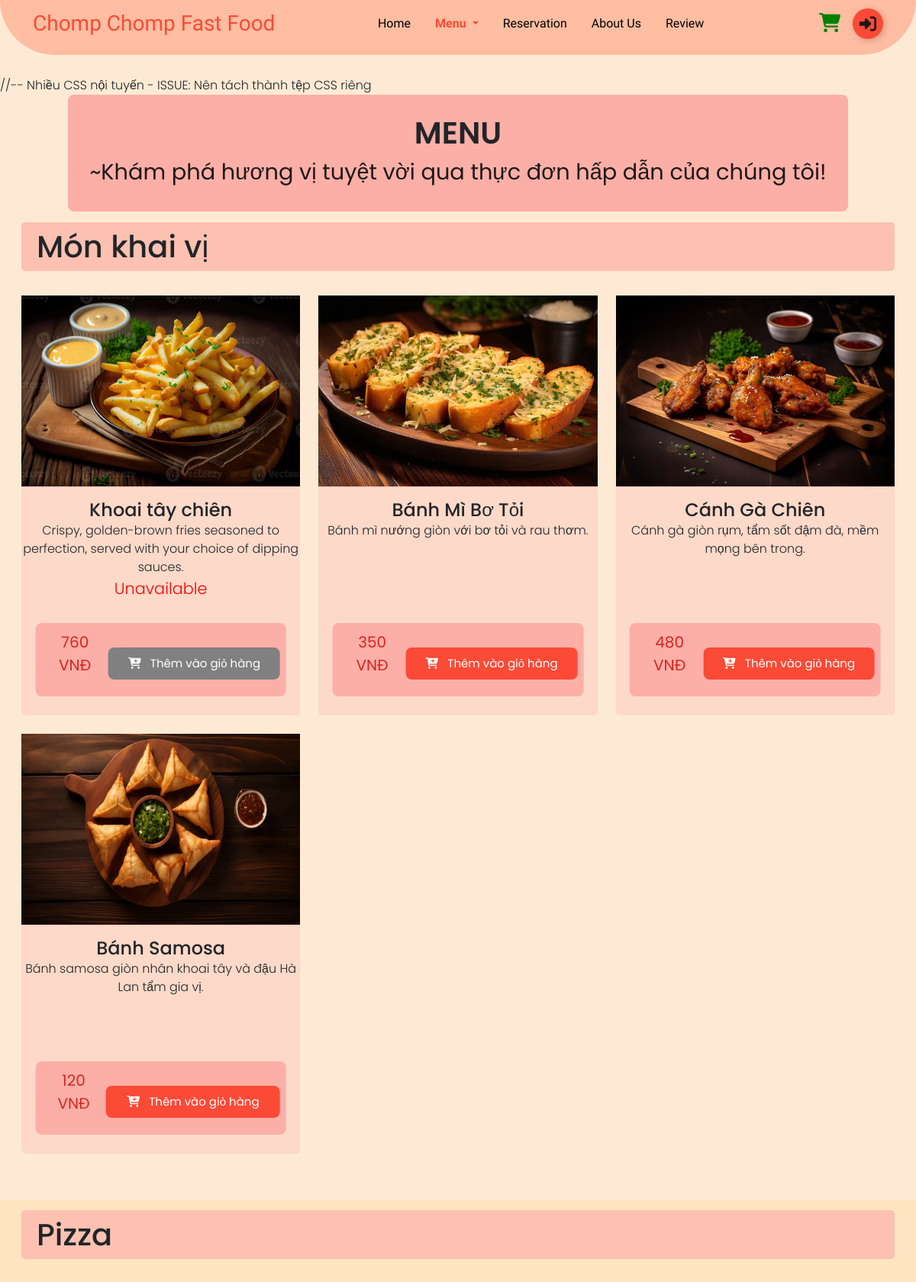
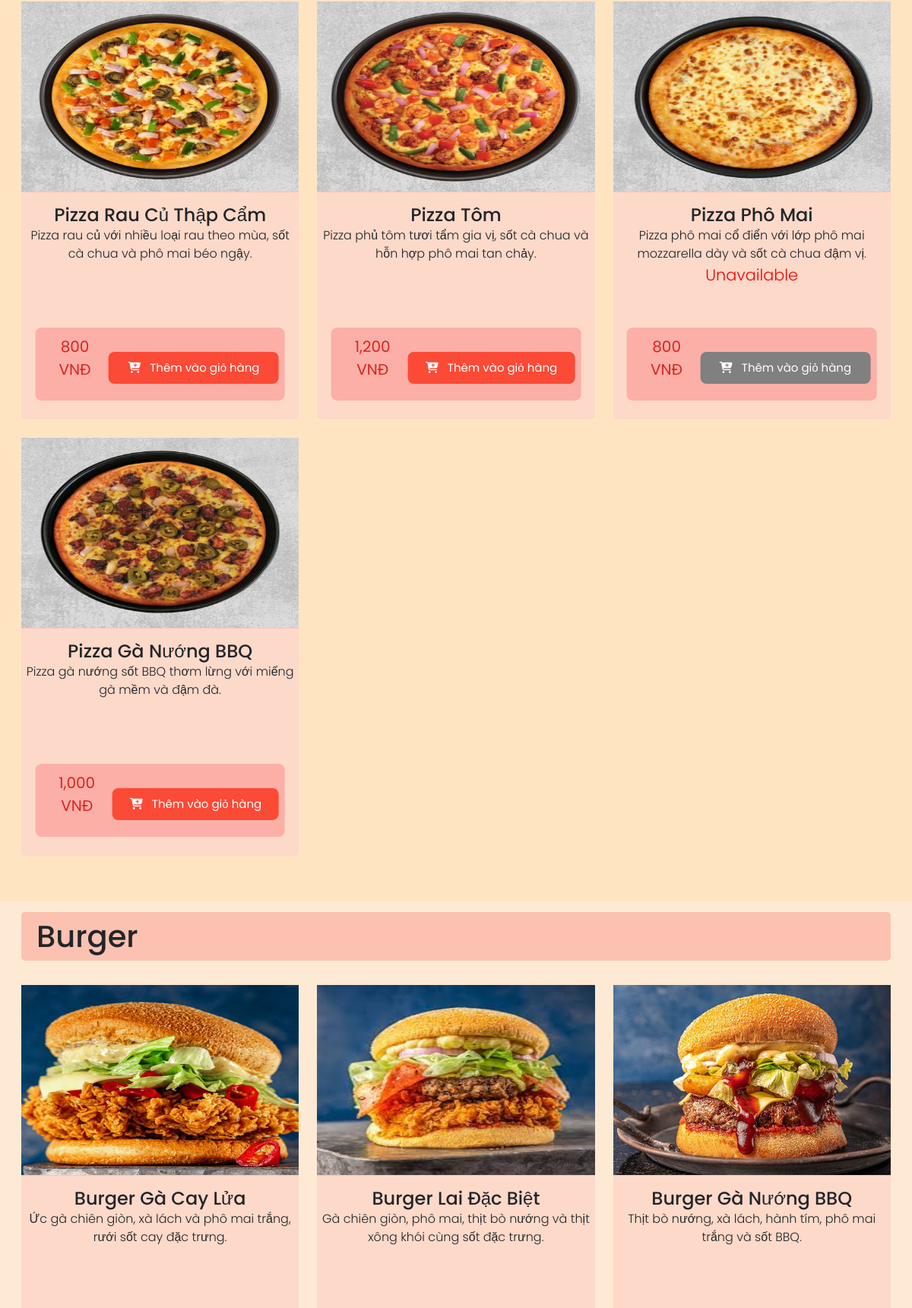
Page /menu.php (upper part) on the committed database (2 pictures, top to bottom).
### tables this page shows
CREATE TABLE `menuitem` (
  `itemId` int(11) NOT NULL,
  `itemName` varchar(255) NOT NULL,
  `catName` varchar(255) NOT NULL,
  `price` varchar(255) NOT NULL,
  `status` enum('Available','Unavailable','','') NOT NULL DEFAULT 'Available',
  `description` varchar(255) NOT NULL,
  `image` varchar(255) NOT NULL,
  `dateCreated` timestamp NOT NULL DEFAULT current_timestamp(),
  `updatedDate` datetime NOT NULL,
  `is_popular` tinyint(1) DEFAULT 0
);

### menu.php (the view, shortened to what this page needs)
<?php
include 'db_connection.php';
$categoryQuery = 'SELECT DISTINCT catName FROM menuitem';
$categoryResult = $conn->query($categoryQuery);
$categories = [];
while ($row = $categoryResult->fetch_assoc()) {
    $categories[] = $row['catName'];
}
?>
<!DOCTYPE html>
<html lang="en">
<head>
    <link rel='stylesheet' href='https://cdnjs.cloudflare.com/ajax/libs/twitter-bootstrap/4.5.2/css/bootstrap.min.css' />
    <link rel='stylesheet' href='https://cdnjs.cloudflare.com/ajax/libs/font-awesome/5.9.0/css/all.min.css' />
    <link rel="stylesheet" href="https://cdnjs.cloudflare.com/ajax/libs/font-awesome/6.2.0/css/all.min.css" />
    <link rel="stylesheet" href="index.css">
    <link rel="stylesheet" href="menu.css" />
</head>
<body>
<?php
if (isset($_SESSION['userloggedin']) && $_SESSION['userloggedin']) {
    include 'nav-logged.php';
} else {
    include 'navbar.php';
}
?>
<div class="heading">
    <div class="row heading-title">MENU</div>
    <div class="row heading-description">~Khám phá hương vị tuyệt vời qua thực đơn hấp dẫn của chúng tôi!</div>
</div>
<?php foreach ($categories as $category): ?>
    <section id="<?= strtolower($category) ?>">
        <div class="container-fluid">
            <h1 class="mt-1"> <?= $category ?> </h1>
            <div class="row">
                <?php
                $stmt = $conn->prepare('SELECT * FROM menuitem WHERE catName = ?');
                $stmt->bind_param('s', $category);
                $stmt->execute();
                $result = $stmt->get_result();
                while ($row = $result->fetch_assoc()) :
                    $buttonClass = $row['status'] == 'Unavailable' ? 'disabled-button' : '';
                ?>
                    <div class="col-md-6 col-lg-3 col-sm-12 menu-item col-xs-12">
                        <div class="mt-4" style="background-color: #fdd9c9; border-radius: 5px;">
                            <img src="uploads/<?= $row['image'] ?>" alt="image" class="card-img-top" height="250">
                            <div class="card-body">
                                <h4 class="card-title text-center mt-3"><?= $row['itemName'] ?></h4>
                                <p class="card-title text-center description"><?= $row['description'] ?></p>
                                <?php if ($row['status'] == 'Unavailable') : ?>
                                    <p class="card-status" style="color: red; text-align: center; font-size: 1.3em;">
                                        <?= $row['status']; ?>
                                    </p>
                                <?php endif; ?>
                                <div style="text-align: center;">
                                    <form action="" class="form-submit">
                                        <div class="button-container mt-2">
                                            <p class="card-text text-center "><?= number_format($row['price']) ?> VNĐ</p>
                                            <button class="addItemBtn <?= $buttonClass ?>" type="button">
                                                <i class="fas fa-cart-plus"></i> &nbsp;&nbsp;Thêm vào giỏ hàng
                                            </button>
                                        </div>
                                    </form>
                                </div>
                            </div>
                        </div>
                    </div>
                <?php endwhile; ?>
            </div>
        </div>
    </section>
<?php endforeach; ?>
</body>
</html>

### navbar.php (shortened to what this page needs)
<!DOCTYPE html>
<html lang="en">
//-- Nhiều CSS nội tuyến - ISSUE: Nên tách thành tệp CSS riêng
<head>
  <link href="https://cdn.jsdelivr.net/npm/bootstrap@5.3.3/dist/css/bootstrap.min.css" rel="stylesheet" />
  <link rel="stylesheet" href="https://cdnjs.cloudflare.com/ajax/libs/font-awesome/6.2.0/css/all.min.css" />
</head>
<body>
  <?php
  $current_page = basename($_SERVER['PHP_SELF']);
  ?>
  <div>
    <nav class="navbar navbar-expand-md fixed-top">
      <div class="container-fluid nav-container">
        <a class="navbar-brand me-auto logo" href="index.php">Chomp Chomp Fast Food</a>
        <div class="offcanvas offcanvas-end" tabindex="-1" id="offcanvasNavbar" aria-labelledby="offcanvasNavbarLabel">
          <div class="offcanvas-body text-center">
            <ul class="navbar-nav justify-content-center flex-grow-1 pe-3">
              <li class="nav-item">
                <a class="nav-link mx-lg-2 <?php echo $current_page == 'index.php' ? 'active' : ''; ?>" aria-current="page" href="index.php">Home</a>
              </li>
              <li class="nav-item dropdown">
                <a class="nav-link dropdown-toggle mx-lg-2 <?php echo $current_page == 'menu.php' ? 'active' : ''; ?>" href="menu.php" role="button" aria-haspopup="true" aria-expanded="false">
                  Menu
                </a>
              </li>
              <li class="nav-item">
                <a class="nav-link mx-lg-2 <?php echo $current_page == 'index.php#Reservation' ? 'active' : ''; ?>" href="index.php#Reservation">Reservation</a>
              </li>
              <li class="nav-item">
                <a class="nav-link mx-lg-2 <?php echo $current_page == 'index.php#About-Us' ? 'active' : ''; ?>" href="index.php#About-Us">About Us</a>
              </li>
              <li class="nav-item">
                <a class="nav-link mx-lg-2 <?php echo $current_page == '#review' ? 'active' : ''; ?>" href="#review">Review</a>
              </li>
            </ul>
          </div>
        </div>
        <a class="nav-link cart <?php echo $current_page == 'cart.php' ? 'active' : ''; ?>" href="cart.php"><i class="fas fa-shopping-cart"></i> <span id="cart-item" class="badge badge-danger"></span></a>
        <a href="login.php">
          <button class="Btn ms-3">
            <div class="sign">
            </div>
          </button>
        </a>
      </div>
    </nav>
  </div>
</body>
</html>

### index.css (style rules this page uses)
* { margin: 0; padding: 0; }
body { padding-top: 95px; background: #feead4; }
form button { width: 100%; padding: 10px; background-color: #fb4a36; border: none; color: #fff; border-radius: 4px; cursor: pointer; margin-top: 10px; }

### menu.css (style rules this page uses)
* { margin: 0; padding: 0; box-sizing: border-box; }
body { margin: 0; padding: 0; padding-top: 100px; background-color: #feead4; font-family: "poppins", sans-serif; overflow-x: hidden; }
a { color: white; text-decoration: none; }
.card-title, .card-text { text-align: center; }
section { padding: 10px 16px 60px 16px; }
section:nth-child(odd) { background-color: #ffe4c2; }
section:nth-child(even) { background-color: #feead4; }
.button-container p { font-size: 20px; margin-left: 15px; font-weight: 400; color: #d92420; }
.addItemBtn { background-color: #fb4a36; border: none; color: white; text-align: center; padding: 10px 15px; font-size: 15px; border-radius: 8px; cursor: pointer; }
.disabled-button { background-color: gray; color: white; cursor: not-allowed; }
.disabled-button i { color: white; }
.card-body { position: relative; height: 300px; padding-bottom: 20px; border-top: #fcc1ba 1px solid; }
.card-status { color: red; text-align: center; font-size: 1.3em; }
.button-container { position: absolute; display: flex; justify-content: space-between; align-items: center; flex-direction: row; background-color: #fcafa7; padding: 10px 8px; border-radius: 8px; gap: 15px; bottom: 25px; transform: translateX(-50%); width: 90%; left: 50%; }
.heading { display: flex; flex-direction: column; align-items: center; text-align: center; background-color: #fcafa7; padding: 20px 40px 30px 40px; border-radius: 8px; margin: 0 auto; max-width: fit-content; }
.heading-title { font-size: 2.5em; font-weight: 600; }
.heading-description { font-size: 1.8em; font-weight: 400; color: #1d1818; }
section h1 { background-color: #fcc1b1; border-radius: 5px; border: none; padding: 8px 0 8px 20px; text-align: left; }
@media screen and (min-width: 990px) and (max-width: 1400px) { .menu-item { flex: 0 0 33.33% !important; max-width: 33.33% !important; } }

### menu.php (style rules this page uses)
.disabled-button { background-color: gray; color: white; cursor: not-allowed; pointer-events: none; }
.disabled-button i { color: white; }
section:nth-child(odd) { background-color: #ffe4c2; }
section:nth-child(even) { background-color: #feead4; }

### navbar.php (style rules this page uses)
* { margin: 0; padding: 0; }
body { background-color: #feead4; font-family: "Poppins", sans-serif; font-weight: 300; font-style: normal; }
a { color: white; text-decoration: none; }
.navbar-brand, .offcanvas-header { color: #fb4a36; font-family: "Chewy", system-ui; font-optical-sizing: auto; font-weight: 500; font-style: normal; font-size: 28px; }
.nav-container { margin-right: 30px; margin-left: 30px; padding-bottom: 15px; padding-right: 13px; padding-left: 13px; }
.Btn { display: flex; align-items: center; justify-content: flex-start; width: 40px; height: 40px; border: none; border-radius: 50%; cursor: pointer; position: relative; overflow: hidden; transition-duration: 0.3s; box-shadow: 2px 2px 10px rgba(0, 0, 0, 0.199); background-color: #fb4a36; }
.sign { width: 100%; transition-duration: 0.3s; display: flex; align-items: center; justify-content: center; }
.sign svg { width: 22px; }
.nav-link { color: black; font-weight: 500; transition: 0.3s color ease; font-family: "Lexend", sans-serif; font-optical-sizing: auto; font-weight: 480; font-style: light; }
.nav-link:hover, .nav-link.active { color: #fb4a36; }
.navbar-nav .nav-link.active, .navbar-nav .nav-link:hover, .navbar-nav .nav-link:focus { color: #fb4a36; }
.navbar { border-bottom-left-radius: 80px; border-bottom-right-radius: 80px; padding: 5px 0px 0px 0px; background-color: #ffbda1; }
.cart { color: green; font-size: 25px; cursor: pointer; }
.offcanvas-body { background: #ffbda1; }
.navbar .active { color: #fb4a36; font-weight: 700; }

### rows in the picture
menuitem: image (picture), itemName "Khoai tây chiên", description "Crispy, golden-brown fries seasoned to perfection, served with your choice of dipping sauces.", status "Unavailable", price "760"
menuitem: image (picture), itemName "Bánh Mì Bơ Tỏi", description "Bánh mì nướng giòn với bơ tỏi và rau thơm.", price "350"
menuitem: image (picture), itemName "Cánh Gà Chiên", description "Cánh gà giòn rụm, tẩm sốt đậm đà, mềm mọng bên trong.", price "480"
menuitem: image (picture), itemName "Bánh Samosa", description "Bánh samosa giòn nhân khoai tây và đậu Hà Lan tẩm gia vị.", price "120"
menuitem: image (picture), itemName "Pizza Rau Củ Thập Cẩm", description "Pizza rau củ với nhiều loại rau theo mùa, sốt cà chua và phô mai béo ngậy.", price "800"
menuitem: image (picture), itemName "Pizza Tôm", description "Pizza phủ tôm tươi tẩm gia vị, sốt cà chua và hỗn hợp phô mai tan chảy.", price "1,200"
menuitem: image (picture), itemName "Pizza Phô Mai", description "Pizza phô mai cổ điển với lớp phô mai mozzarella dày và sốt cà chua đậm vị.", status "Unavailable", price "800"
menuitem: image (picture), itemName "Pizza Gà Nướng BBQ", description "Pizza gà nướng sốt BBQ thơm lừng với miếng gà mềm và đậm đà.", price "1,000"
menuitem: image (picture), itemName "Burger Gà Cay Lửa", description "Ức gà chiên giòn, xà lách và phô mai trắng, rưới sốt cay đặc trưng."
menuitem: image (picture), itemName "Burger Lai Đặc Biệt", description "Gà chiên giòn, phô mai, thịt bò nướng và thịt xông khói cùng sốt đặc trưng."
menuitem: image (picture), itemName "Burger Gà Nướng BBQ", description "Thịt bò nướng, xà lách, hành tím, phô mai trắng và sốt BBQ."

### other values in the picture
$category "Món khai vị"
$category "Pizza"
$category "Burger"
